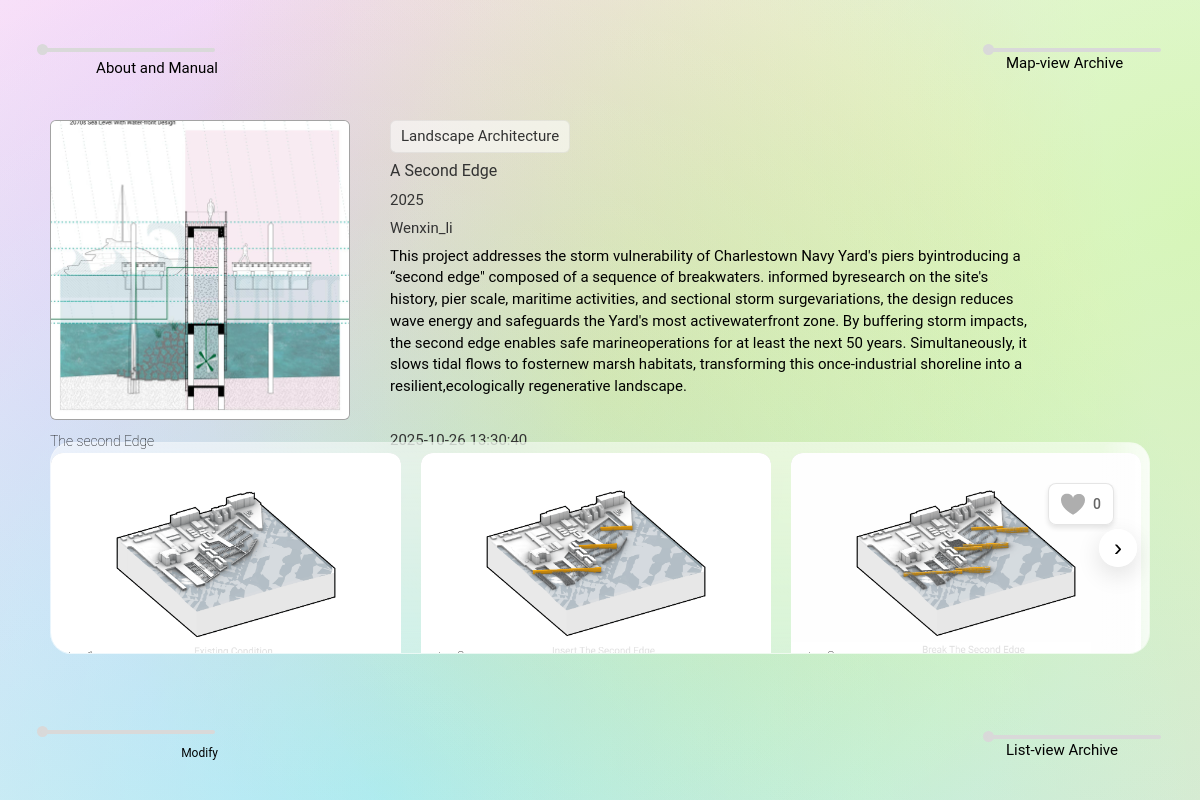
The page /detail/4 on the database its author committed.
### tables this page shows
CREATE TABLE pins (
            id INTEGER PRIMARY KEY AUTOINCREMENT,
            title TEXT NOT NULL,
            description TEXT NOT NULL,
            author TEXT NOT NULL,
            lat REAL NOT NULL,
            lng REAL NOT NULL,
            image_path TEXT NOT NULL,
            timestamp TEXT NOT NULL,
            likes INTEGER DEFAULT 0,
            pin_code TEXT NOT NULL,
            project_type TEXT DEFAULT 'Other',
            year TEXT DEFAULT '',
            full_credit TEXT DEFAULT ''
        , image_description TEXT DEFAULT '');

CREATE TABLE pin_images (
            id INTEGER PRIMARY KEY AUTOINCREMENT,
            pin_id INTEGER NOT NULL,
            image_path TEXT NOT NULL,
            image_description TEXT DEFAULT '',
            order_index INTEGER DEFAULT 0,
            FOREIGN KEY (pin_id) REFERENCES pins (id) ON DELETE CASCADE
        );

### app.py (the view)
@app.route('/detail/<int:id>')
def detail(id):
    conn = sqlite3.connect('archive.db')
    c = conn.cursor()
    c.execute("SELECT * FROM pins WHERE id=?", (id,))
    pin = c.fetchone()
    c.execute("SELECT image_path, image_description FROM pin_images WHERE pin_id=? ORDER BY order_index ASC", (id,))
    extra_images = [(r[0], r[1]) for r in c.fetchall()]
    conn.close()
    thumbnail_description = pin[13] if len(pin) > 13 else ''
    return render_template('detail.html', pin=pin, extra_images=extra_images, thumbnail_description=thumbnail_description)

### templates/detail.html (shortened to what this page needs)
<!DOCTYPE html>
<html lang="en">
<head>
    <link rel="stylesheet" href="{{ url_for('static', filename='css/style.css') }}">
</head>
<body class="page-body">
    <div class="map-background">
        <div class="background-overlay"></div>
    </div>
    <div class="project-page">
        <nav class="project-nav">
            <div class="nav-item">
                <div class="nav-foot"></div>
                <a href="javascript:void(0)" class="nav-link" onclick="startModifyFlow('{{ pin[0] }}')">Modify</a>
            </div>
            <div class="nav-item">
                <div class="nav-foot"></div>
                <a href="{{ url_for('about') }}" class="nav-link">About and Manual</a>
            </div>
            <div class="nav-item">
                <a href="{{ url_for('map_page') }}" class="nav-link">Map-view Archive</a>
            </div>
            <div class="nav-item">
                <a href="{{ url_for('project_list') }}" class="nav-link">List-view Archive</a>
            </div>
        </nav>
        <main class="project-content">
            <div class="detail-top-row">
                <div class="detail-thumbnail-container">
                    <div class="detail-thumbnail">
                        <img src="{{ url_for('static', filename=pin[6].replace('static/', '').replace('\\', '/')) }}" alt="{{ pin[1] }}" class="thumbnail-img">
                    </div>
                    {% if thumbnail_description %}
                        <p class="thumbnail-description">{{ thumbnail_description }}</p>
                    {% endif %}
                </div>
                <div class="detail-text-container">
                    <div class="project-type">{{ pin[10] }}</div>
                    <div class="project-title_detail">{{ pin[1] }}</div>
                    <div class="project-year">{{ pin[11] }}</div>
                    <div class="project-credit">{{ pin[3] }}</div>
                    <div class="project-description">
                        <p>{{ pin[2] }}</p>
                    </div>
                    <div class="project-last-edited">{{ pin[7] }}</div>
                </div>
            </div>
            <div class="detail-gallery-container">
                <button class="like-btn" onclick="likePin('{{ pin[0] }}')">
                    <img src="{{ url_for('static', filename='image/heart.svg') }}" alt="Like" class="like-icon">
                    <span class="like-count" id="like-count">{{ pin[8] }}</span>
                </button>
                <button class="gallery-nav gallery-nav--right" aria-label="Scroll right">›</button>
                <div class="detail-gallery">
                    {% if extra_images %}
                        {% for img_data in extra_images %}
                            <div class="gallery-image-item">
                                <img src="{{ url_for('static', filename=img_data[0].replace('static/', '')) }}" alt="Project image {{ loop.index }}" class="gallery-img" data-img-src="{{ url_for('static', filename=img_data[0].replace('static/', '')) }}" data-img-desc="{{ img_data[1] or '' }}">
                                <p class="gallery-image-description">{{ img_data[1] or '' }}</p>
                            </div>
                        {% endfor %}
                    {% endif %}
                </div>
            </div>
        </main>
    </div>
</body>
</html>

### rows shown on the page
pins: image_path (picture), image_description "The second Edge", project_type "Landscape Architecture", title "A Second Edge", year "2025", author "Wenxin_li", description "This project addresses the storm vulnerability of Charlestown Navy Yard's piers byintroducing a “second edge\" composed of a sequence of breakwaters. informed byresearch on the site's history, pier scale, maritime activities, and sectional storm surgevariations, the design reduces wave energy and safeguards the Yard's most activewaterfront zone. By buffering storm impacts, the second edge enables safe marineoperations for at least the next 50 years. Simultaneously, it slows tidal flows to fosternew marsh habitats, transforming this once-industrial shoreline into a resilient,ecologically regenerative landscape.", timestamp "2025-10-26 13:30:40", likes "0"
pin_images: image_path (picture)
pin_images: image_path (picture)
pin_images: image_path (picture)
